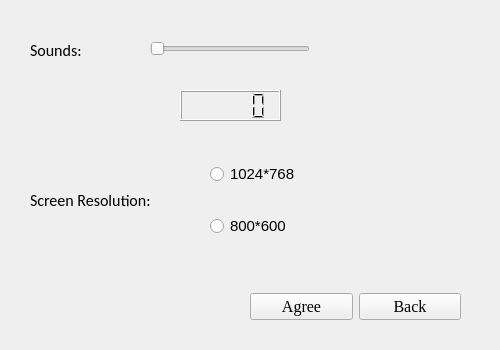
<?xml version="1.0" encoding="UTF-8"?>
<ui version="4.0">
 <class>settingsWindow</class>
 <widget class="QWidget" name="settingsWindow">
  <property name="geometry">
   <rect>
    <x>0</x>
    <y>0</y>
    <width>500</width>
    <height>350</height>
   </rect>
  </property>
  <property name="minimumSize">
   <size>
    <width>500</width>
    <height>350</height>
   </size>
  </property>
  <property name="maximumSize">
   <size>
    <width>500</width>
    <height>350</height>
   </size>
  </property>
  <property name="sizeIncrement">
   <size>
    <width>500</width>
    <height>350</height>
   </size>
  </property>
  <property name="baseSize">
   <size>
    <width>500</width>
    <height>400</height>
   </size>
  </property>
  <property name="windowTitle">
   <string>Form</string>
  </property>
  <widget class="QLabel" name="label">
   <property name="geometry">
    <rect>
     <x>30</x>
     <y>190</y>
     <width>151</width>
     <height>21</height>
    </rect>
   </property>
   <property name="font">
    <font>
     <family>Calibri</family>
     <pointsize>12</pointsize>
    </font>
   </property>
   <property name="text">
    <string>Screen Resolution:</string>
   </property>
  </widget>
  <widget class="QLabel" name="label_2">
   <property name="geometry">
    <rect>
     <x>30</x>
     <y>40</y>
     <width>151</width>
     <height>21</height>
    </rect>
   </property>
   <property name="font">
    <font>
     <family>Calibri</family>
     <pointsize>12</pointsize>
    </font>
   </property>
   <property name="text">
    <string>Sounds:</string>
   </property>
  </widget>
  <widget class="QSlider" name="horizontalSlider">
   <property name="geometry">
    <rect>
     <x>150</x>
     <y>40</y>
     <width>160</width>
     <height>18</height>
    </rect>
   </property>
   <property name="orientation">
    <enum>Qt::Horizontal</enum>
   </property>
  </widget>
  <widget class="QLCDNumber" name="lcdNumber">
   <property name="geometry">
    <rect>
     <x>180</x>
     <y>90</y>
     <width>101</width>
     <height>31</height>
    </rect>
   </property>
  </widget>
  <widget class="QWidget" name="layoutWidget">
   <property name="geometry">
    <rect>
     <x>250</x>
     <y>290</y>
     <width>211</width>
     <height>33</height>
    </rect>
   </property>
   <layout class="QHBoxLayout" name="horizontalLayout">
    <item>
     <widget class="QPushButton" name="agreeButton">
      <property name="font">
       <font>
        <family>Times New Roman</family>
        <pointsize>12</pointsize>
       </font>
      </property>
      <property name="text">
       <string>Agree</string>
      </property>
     </widget>
    </item>
    <item>
     <widget class="QPushButton" name="closeWindow">
      <property name="font">
       <font>
        <family>Times New Roman</family>
        <pointsize>12</pointsize>
       </font>
      </property>
      <property name="text">
       <string>Back</string>
      </property>
     </widget>
    </item>
   </layout>
  </widget>
  <widget class="QWidget" name="layoutWidget">
   <property name="geometry">
    <rect>
     <x>210</x>
     <y>140</y>
     <width>211</width>
     <height>121</height>
    </rect>
   </property>
   <layout class="QVBoxLayout" name="verticalLayout">
    <item>
     <widget class="QRadioButton" name="radioButton1024">
      <property name="font">
       <font>
        <pointsize>11</pointsize>
       </font>
      </property>
      <property name="text">
       <string>1024*768</string>
      </property>
     </widget>
    </item>
    <item>
     <widget class="QRadioButton" name="radioButton_2">
      <property name="font">
       <font>
        <pointsize>11</pointsize>
       </font>
      </property>
      <property name="text">
       <string>800*600</string>
      </property>
     </widget>
    </item>
   </layout>
  </widget>
 </widget>
 <resources/>
 <connections/>
</ui>
